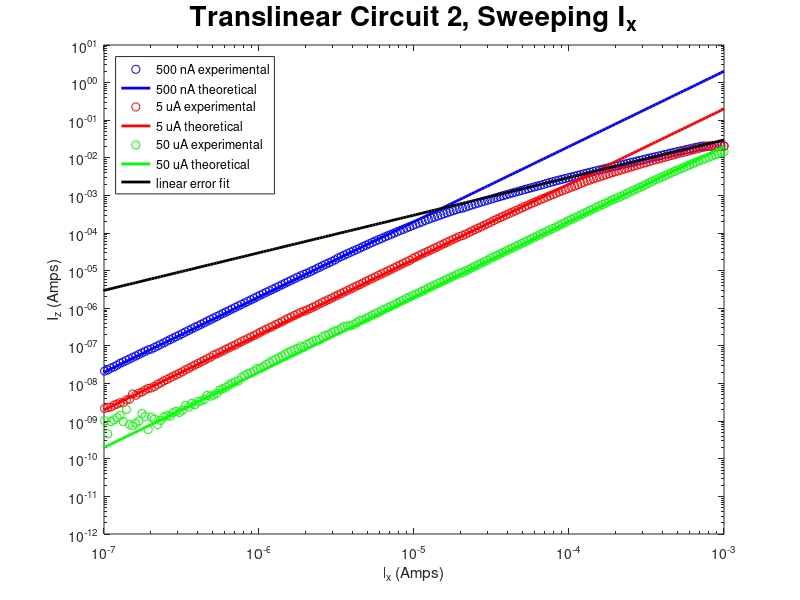

Reproduce this figure in MATLAB.
clf
clear all
load exp3_sweepx_400kOHMS
loglog(I_x_src, I_z_meas,'bo')
hold on
I_z_exp = I_x_src .^ 2 ./ .5e-6;
loglog(I_x_src, I_z_exp,'b-','linewidth',2)

clear all
load exp3_sweepx_40kOHMS
loglog(I_x_src, I_z_meas,'ro')
hold on
I_z_exp = I_x_src .^ 2 ./ .5e-5;
loglog(I_x_src, I_z_exp,'r-','linewidth',2)

clear all
load exp3_sweepx_4kOHMS
loglog(I_x_src, I_z_meas,'go')
hold on
I_z_exp = I_x_src .^ 2 ./ .5e-4;
loglog(I_x_src, I_z_exp, 'g-','linewidth',2)


loglog(I_x_src, I_x_src*10*3,'k','linewidth',2)

xlim([10^-7 max(I_x_src)])
legend('500 nA experimental','500 nA theoretical','5 uA experimental','5 uA theoretical','50 uA experimental','50 uA theoretical','linear error fit','location','northwest')
xlabel 'I_x (Amps)'
ylabel 'I_z (Amps)'
title('Translinear Circuit 2, Sweeping I_x', 'fontsize',20)
saveas(gcf, 'exp3_sweepx_err.png')